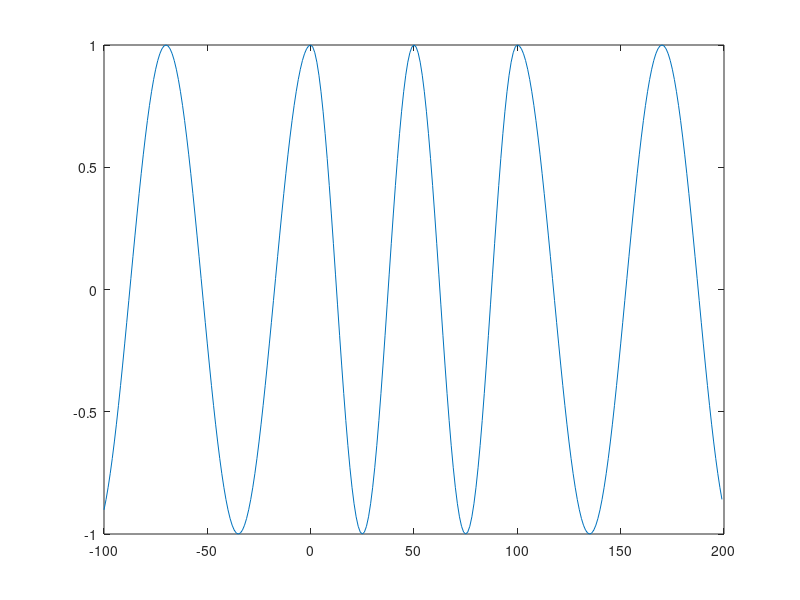

Recreate this plot in MATLAB. (Note: this script raises an error after producing the figure.)
clear
clc
figure
data2 = importdata("data2.txt");
plot(data2(:, 1), data2(:, 2))
xline(0)
xline(100.000000)
title("Electric Field Amplitude at t=0")
ylabel("E (V/m)")
xlabel("z (nm)")